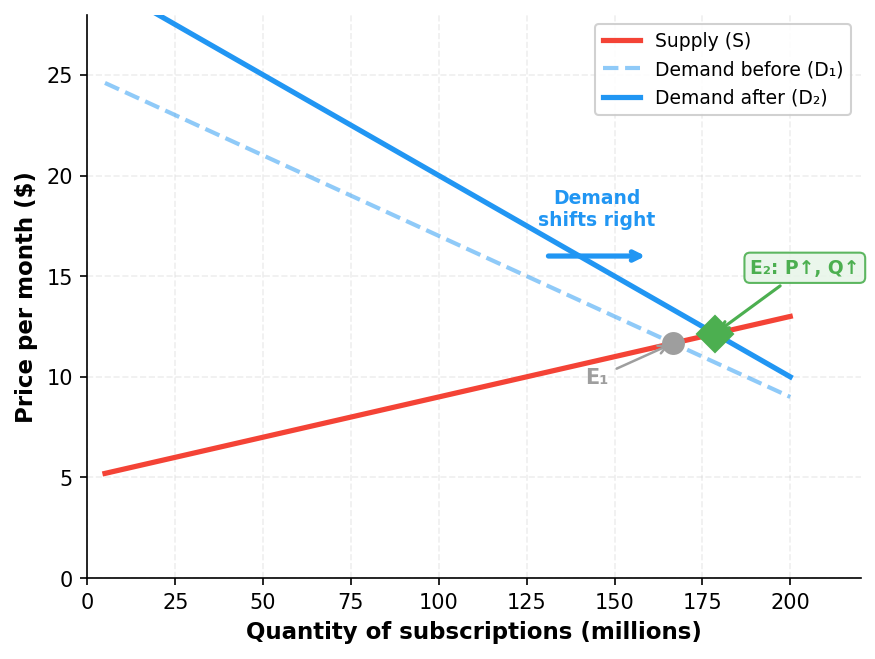

Recreate this plot in Python.
"""Figure 5: Comparative statics — Streaming Wars demand shift (rightward)."""
import matplotlib.pyplot as plt
import numpy as np

fig, ax = plt.subplots(figsize=(6, 4.5))

q = np.linspace(5, 200, 100)

# Supply: P = 5 + 0.04Q (streaming capacity is fairly elastic)
p_supply = 5 + 0.04 * q

# Original demand: P = 25 - 0.08Q
p_demand1 = 25 - 0.08 * q

# Shifted demand (right): P = 32 - 0.08Q
p_demand2 = 32 - 0.08 * q

# Eq1: 25 - 0.08Q = 5 + 0.04Q → 20 = 0.12Q → Q ≈ 167, P ≈ 11.67
eq1_q = 20 / 0.12
eq1_p = 5 + 0.04 * eq1_q

# Eq2: 32 - 0.08Q = 5 + 0.04Q → 27 = 0.12Q → Q = 225... too high
# Adjust: P = 30 - 0.1Q for D2
p_demand2 = 30 - 0.1 * q
# Eq2: 30 - 0.1Q = 5 + 0.04Q → 25 = 0.14Q → Q ≈ 178.6, P ≈ 12.14
eq2_q = 25 / 0.14
eq2_p = 5 + 0.04 * eq2_q

# Plot supply
mask_s = (p_supply > 0) & (p_supply < 30)
ax.plot(q[mask_s], p_supply[mask_s], '-', color='#F44336', linewidth=2.5, label='Supply (S)')

# Plot original demand (dashed)
mask1 = (p_demand1 > 0) & (p_demand1 < 30)
ax.plot(q[mask1], p_demand1[mask1], '--', color='#2196F3', linewidth=2, alpha=0.5,
        label='Demand before (D₁)')

# Plot shifted demand (solid)
mask2 = (p_demand2 > 0) & (p_demand2 < 30)
ax.plot(q[mask2], p_demand2[mask2], '-', color='#2196F3', linewidth=2.5,
        label='Demand after (D₂)')

# Shift arrow
ax.annotate('', xy=(160, 16), xytext=(130, 16),
            arrowprops=dict(arrowstyle='->', color='#2196F3', lw=2.5))
ax.text(145, 17.5, 'Demand\nshifts right', fontsize=9, color='#2196F3',
        fontweight='bold', ha='center')

# Original equilibrium
ax.plot(eq1_q, eq1_p, 'o', color='#9E9E9E', markersize=10, zorder=5)
ax.annotate(f'E₁', xy=(eq1_q, eq1_p), xytext=(eq1_q - 25, eq1_p - 2),
            fontsize=10, color='#9E9E9E', fontweight='bold',
            arrowprops=dict(arrowstyle='->', color='#9E9E9E', lw=1.2))

# New equilibrium
ax.plot(eq2_q, eq2_p, 'D', color='#4CAF50', markersize=12, zorder=6)
ax.annotate(f'E₂: P↑, Q↑', xy=(eq2_q, eq2_p), xytext=(eq2_q + 10, eq2_p + 3),
            fontsize=9, fontweight='bold', color='#4CAF50',
            arrowprops=dict(arrowstyle='->', color='#4CAF50', lw=1.5),
            bbox=dict(boxstyle='round,pad=0.3', facecolor='#E8F5E9', edgecolor='#4CAF50', alpha=0.9))

# Labels
ax.set_xlabel('Quantity of subscriptions (millions)', fontsize=11, fontweight='bold')
ax.set_ylabel('Price per month ($)', fontsize=11, fontweight='bold')
ax.set_xlim(0, 220)
ax.set_ylim(0, 28)

# Style
ax.spines['top'].set_visible(False)
ax.spines['right'].set_visible(False)
ax.grid(True, alpha=0.2, linestyle='--')
ax.legend(loc='upper right', fontsize=9, framealpha=0.9)

plt.tight_layout()
plt.savefig('figures/fig_005_streaming_demand_shift.png', dpi=150, bbox_inches='tight',
            facecolor='white', edgecolor='none')
plt.close()
print("OK: fig_005_streaming_demand_shift.png")
